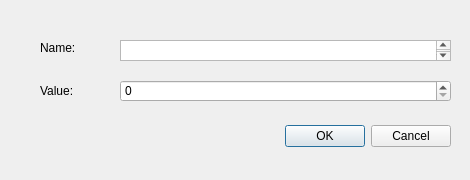
<?xml version="1.0" encoding="UTF-8"?>
<ui version="4.0">
 <class>NewRowDialog</class>
 <widget class="QDialog" name="NewRowDialog">
  <property name="geometry">
   <rect>
    <x>0</x>
    <y>0</y>
    <width>470</width>
    <height>180</height>
   </rect>
  </property>
  <property name="windowTitle">
   <string>Dialog</string>
  </property>
  <widget class="QDialogButtonBox" name="buttonBox">
   <property name="geometry">
    <rect>
     <x>110</x>
     <y>120</y>
     <width>341</width>
     <height>32</height>
    </rect>
   </property>
   <property name="orientation">
    <enum>Qt::Horizontal</enum>
   </property>
   <property name="standardButtons">
    <set>QDialogButtonBox::Cancel|QDialogButtonBox::Ok</set>
   </property>
  </widget>
  <widget class="QPlainTextEdit" name="countryName">
   <property name="geometry">
    <rect>
     <x>120</x>
     <y>40</y>
     <width>331</width>
     <height>21</height>
    </rect>
   </property>
  </widget>
  <widget class="QSpinBox" name="population">
   <property name="geometry">
    <rect>
     <x>120</x>
     <y>80</y>
     <width>331</width>
     <height>22</height>
    </rect>
   </property>
   <property name="maximum">
    <number>100000</number>
   </property>
  </widget>
  <widget class="QLabel" name="label">
   <property name="geometry">
    <rect>
     <x>40</x>
     <y>32</y>
     <width>47</width>
     <height>31</height>
    </rect>
   </property>
   <property name="text">
    <string>Name:</string>
   </property>
  </widget>
  <widget class="QLabel" name="label_2">
   <property name="geometry">
    <rect>
     <x>40</x>
     <y>80</y>
     <width>47</width>
     <height>21</height>
    </rect>
   </property>
   <property name="text">
    <string>Value:</string>
   </property>
  </widget>
 </widget>
 <resources/>
 <connections>
  <connection>
   <sender>buttonBox</sender>
   <signal>accepted()</signal>
   <receiver>NewRowDialog</receiver>
   <slot>accept()</slot>
   <hints>
    <hint type="sourcelabel">
     <x>248</x>
     <y>254</y>
    </hint>
    <hint type="destinationlabel">
     <x>157</x>
     <y>274</y>
    </hint>
   </hints>
  </connection>
  <connection>
   <sender>buttonBox</sender>
   <signal>rejected()</signal>
   <receiver>NewRowDialog</receiver>
   <slot>reject()</slot>
   <hints>
    <hint type="sourcelabel">
     <x>316</x>
     <y>260</y>
    </hint>
    <hint type="destinationlabel">
     <x>286</x>
     <y>274</y>
    </hint>
   </hints>
  </connection>
 </connections>
</ui>
